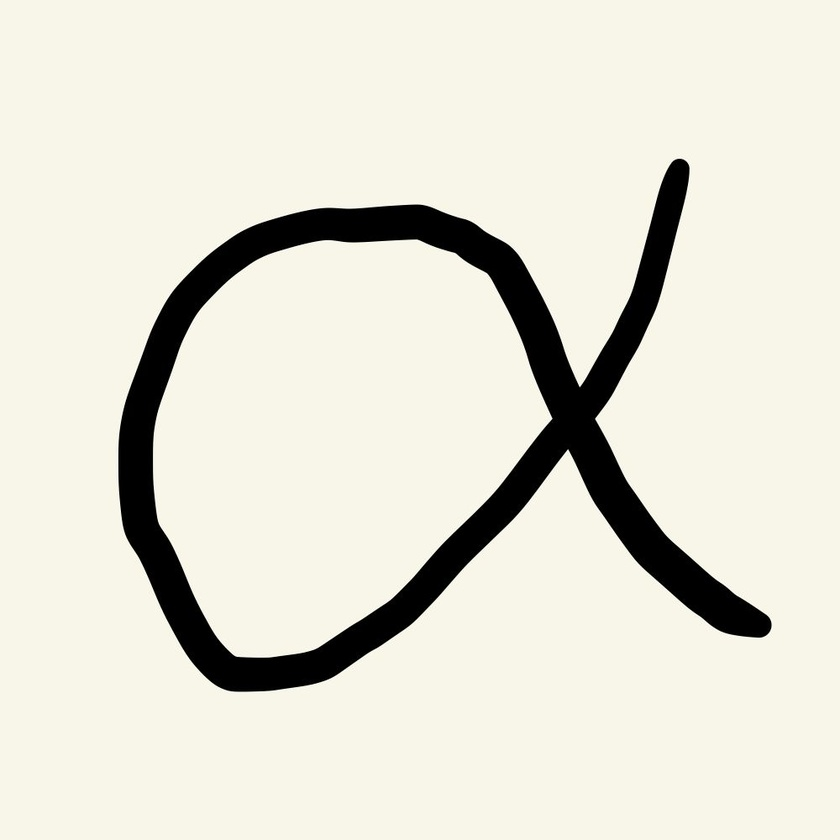
%> input picture pencil/alpha1_1000.jpg, 840 x 840 px, shrunk from 1000 x 1000 before the run
$ octave pencil.m   (GNU Octave 9; MATLAB toolbox functions it lacks are replaced by stand-ins)
%> lines starting %> are read from the running program, lines starting %| are printed output that depends on the picture; in (x1, y1, x2, y2) boxes, pixels count from 0 and x2, y2 are one past the last pixel; in counts of white or black regions, pixels touching at a corner belong together; the program's own positions count from 1
clc
close all
clear
name ='E:\study\pencil\alpha1_1000.jpg' ;
dataname = find_track( name , 1 );

function dataname = find_track( name , show  )
%> called with name = 'E:\study\pencil\alpha1_1000.jpg', show = 1
im = rgb2gray(imread(name) );

im = imadjust(im,[0.5,0.6],[0,1]) ; % 【0,0.6】参数可调，根据拍摄质量自主调节，调整灰度值
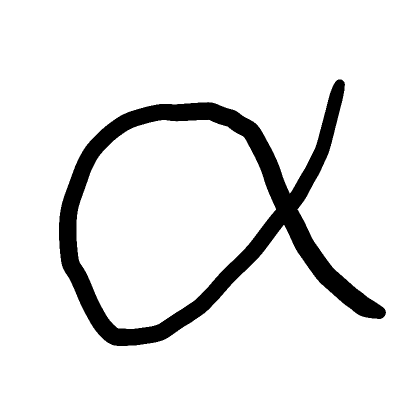
%> im: size 840x840 uint8 (shown at 1/2 size); min 0, max 255, mean 231.6
 %imshow(im);hold on
im1 = imbinarize( im , 0.5 ) ;
%> im1: size 840x840 logical; 90.8% white; 1 black region, box (x1, y1, x2, y2) and area: (118, 159, 772, 692) 64838
im1 = imcomplement(im1);
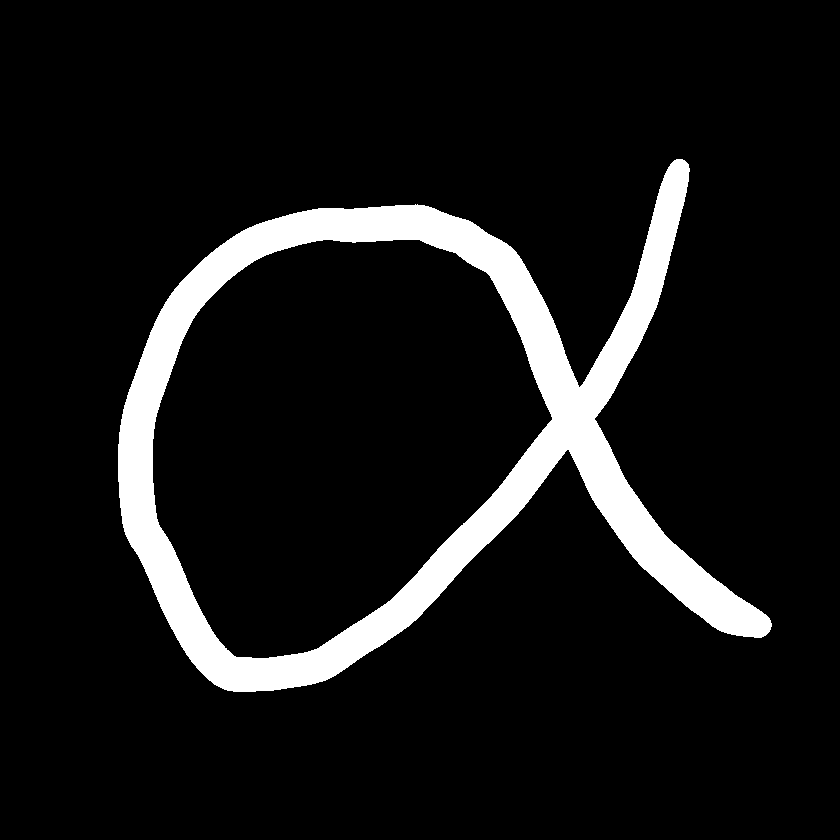
%> im1: size 840x840 logical; 9.2% white; 1 white region, box (x1, y1, x2, y2) and area: (118, 159, 772, 692) 64838
%im2 = imfill(~im1,'holes') ;
im2 = im1;
se = strel('disk',5);
im3 = imclose(im2,se) ;
%> im3: size 840x840 logical; 9.2% white; 1 white region, box (x1, y1, x2, y2) and area: (118, 159, 772, 692) 64887
se = strel('disk',10);
im3 = imclose(im3,se) ;
%> im3: size 840x840 logical; 9.2% white; 1 white region, box (x1, y1, x2, y2) and area: (118, 159, 772, 692) 65006
im3 = bwareaopen (im3,10000)  ;
% 以上为图像预处理
im4 = bwmorph(im3,'skel',Inf);
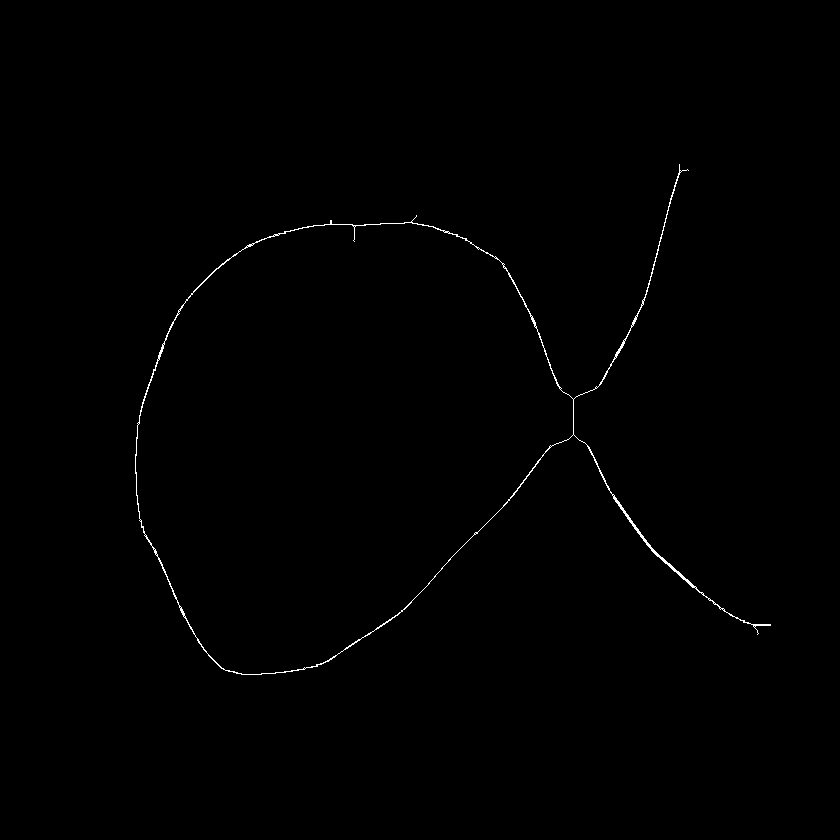
%> im4: size 840x840 logical; 0.4% white in thin lines or dots, all inside (x1, y1, x2, y2) = (135, 164, 771, 675)
im4 = bwmorph(im4,'spur',150); %提取骨架，并删除小分叉
[x,y] = find(im4) ; % 提取骨架点
%> x = 2798 values from 165 to 675; y = 2798 values from 136 to 771
if show
    figure
    imshow(im3) ; hold on
    plot(y,x,'r.'); hold on
%> after `plot(y,x,'r.')`:
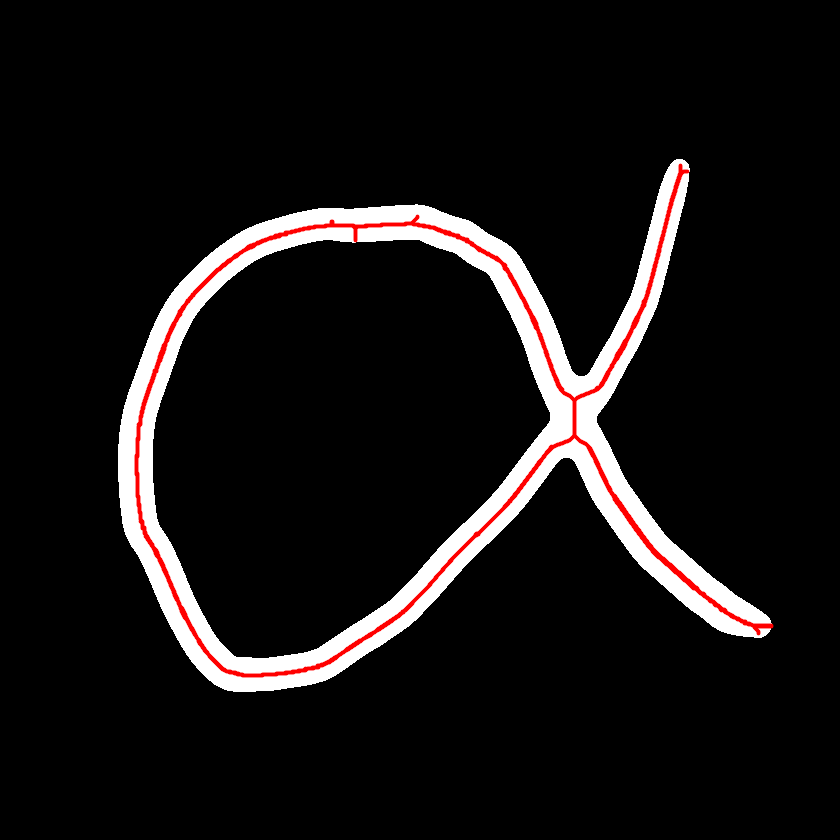
%> figure redrawn from the program's plot data
    pause
end
%寻找端点
k = 1 ;
for i = 1 : size(x,1)
    ss = sum(sum(im4(x(i)-1:x(i)+1 , y(i)-1:y(i)+1 )));
    if ss < 3 % 骨架点邻域值的和为2时，该点为端点
        m(k) = i ;
        k = k + 1 ;
    end
end
%> this loop made 2798 passes
%> ss on passes 1 to 3: 5, 5, 4
%> after the loop, k = 6; m = [1032 1210 2579 2623 2772]
x1 = x ; y1 = y ;
%> after `x1 = x`: x1 = 2798 values, max 675 at index 709, min 165 at index 2579, mean 434.8
%> after `y1 = y`: y1 = 2798 values from 136 to 771
g = [x(m(1)),y(m(1))] ;
%> g = [240 355]
x1(m(1)) = [] ;
y1(m(1)) = [] ;
if show
    figure
    imshow(im) ; hold on
    h1 = plot(y(m),x(m),'r.'); hold on
    h2 = quiver(1,1,1,1,100,'color','r'); hold on
end
while 1 % 轨迹点连线
    d = sqrt( (x1 - g(end,1)).^2 + (y1 - g(end,2)).^2 ) ;
    b = find(d == min(d)) ;
    g = [g;  [x1(b(1)),y1(b(1))] ] ;
    x1(b) = [] ;
    y1(b) = [] ;
    if show
        set(h1 , 'Xdata',g(:,2),'Ydata',g(:,1)) ; pause(0.000001)
    end
    if isempty(x1) | isempty(b)
        break
    end
end
%> this loop made 2402 passes
%> b on passes 6 to 8: 1026, 1025, 1024
%> after the loop, g = 2403 rows, first 12: [240 355; 239 355; 238 355; 237 355; 236 355; 235 355; 234 355; 233 355; 232 355; 231 355; 230 355; 229 355]
%> `dataname = find_track( name , 1 );`:
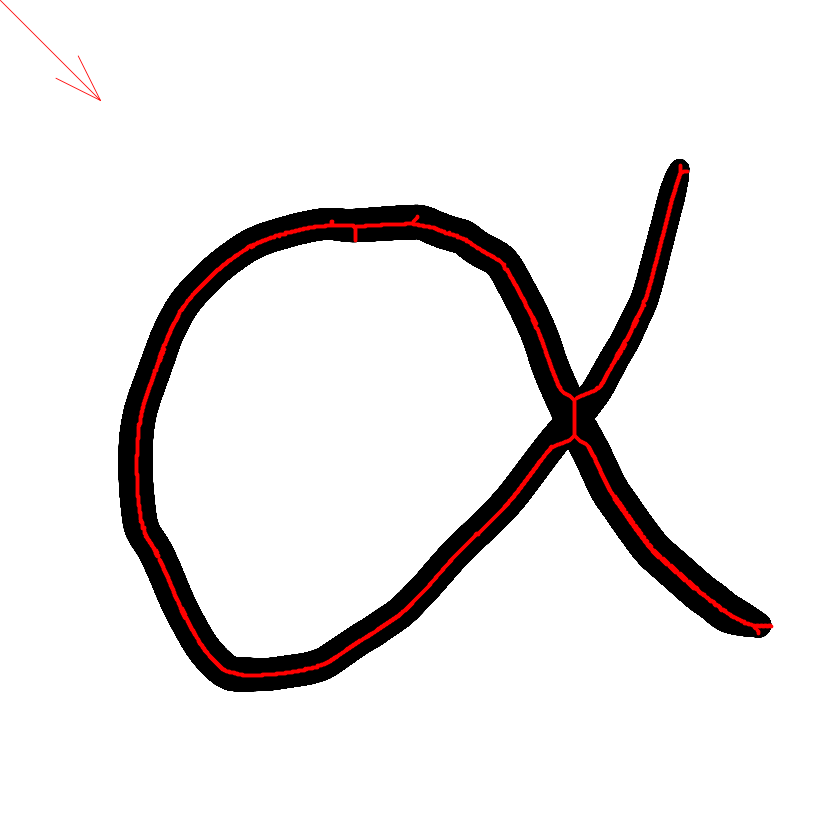
%> figure redrawn from the program's plot data


dataname = name ;
dataname(end-2:end) = 'xls' ;
dataname = strcat(dataname , 'x') ;
xlswrite(dataname ,g)

end

$ run again, with pencil/alpha2_1000.jpg copied over pencil/alpha1_1000.jpg
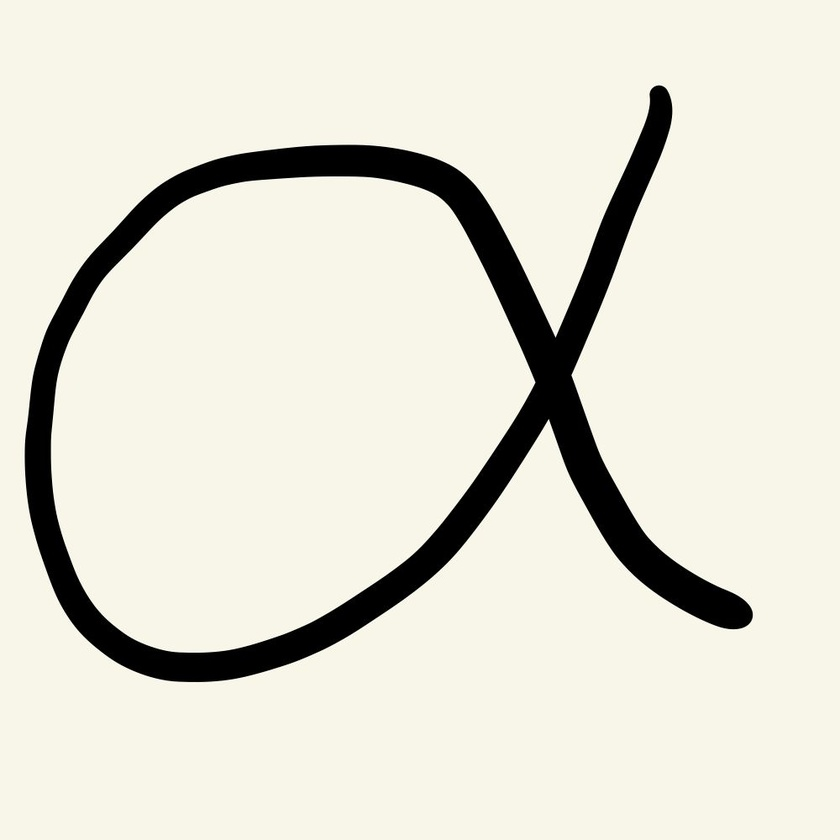
%> input picture pencil/alpha2_1000.jpg, 840 x 840 px, shrunk from 1000 x 1000 before the run
%> x = 2994 values from 88 to 668; y = 2994 values from 38 to 749
%> in find_track, `plot(y,x,'r.')`:
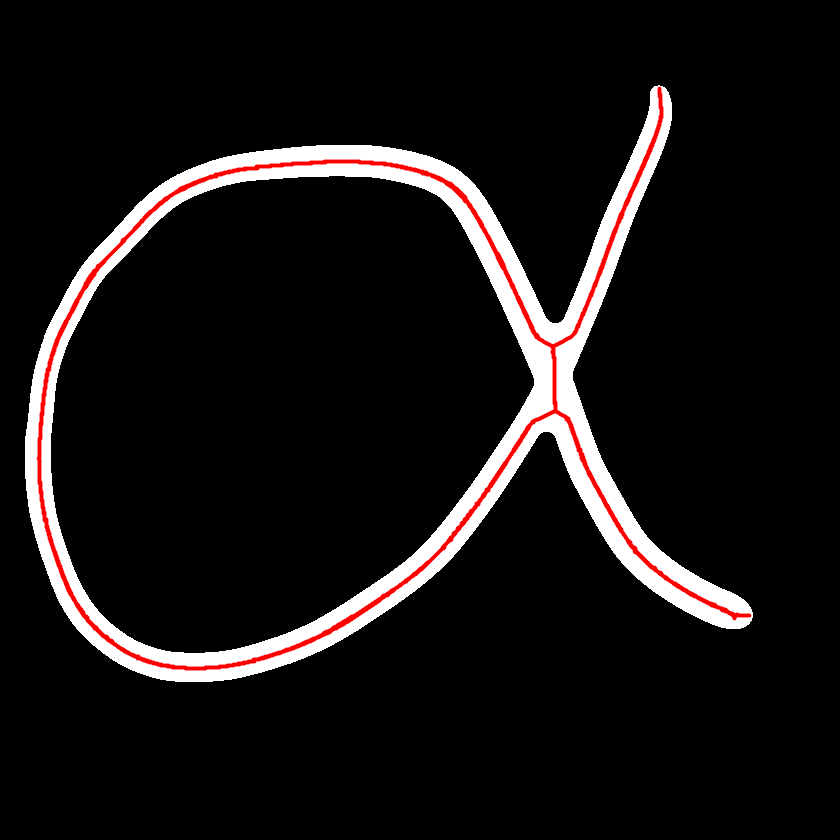
%> figure redrawn from the program's plot data
%> the loop in find_track, `for i = 1 : size(x,1)` made 2994 passes
%> ss on passes 1 to 3: 3, 4, 4
%> after the loop in find_track, `for i = 1 : size(x,1)`: k = 4; m = [2812 2978 2994]
%> x1 = 2994 values, max 668 at index 819, min 88 at index 2812, mean 401.5
%> y1 = 2994 values from 38 to 749
%> in find_track, `g = [x(m(1)),y(m(1))] ;`: g = [88 659]
%> the loop in find_track, `while 1` made 2613 passes
%> b on passes 6 to 8: 2812, 2820, 2820
%> after the loop in find_track, `while 1`: g = 2614 rows, first 12: [88 659; 89 659; 90 659; 91 659; 92 659; 93 659; 94 659; 94 660; 95 660; 96 659; 97 660; 98 660]
%> `dataname = find_track( name , 1 );`:
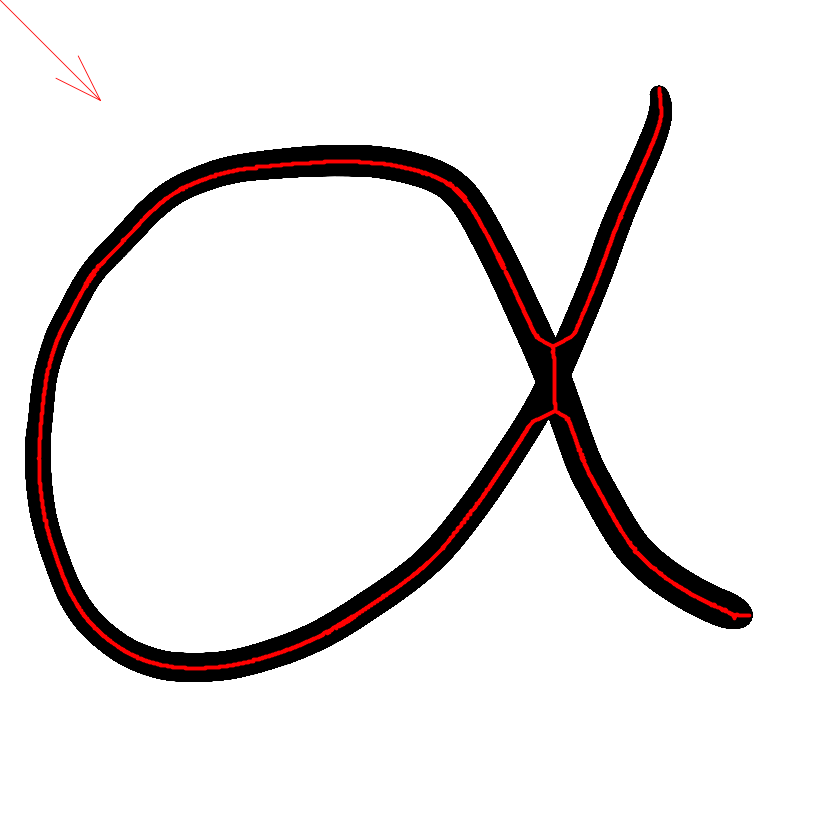
%> figure redrawn from the program's plot data

$ run again, with pencil/alpha3_1000.jpg copied over pencil/alpha1_1000.jpg
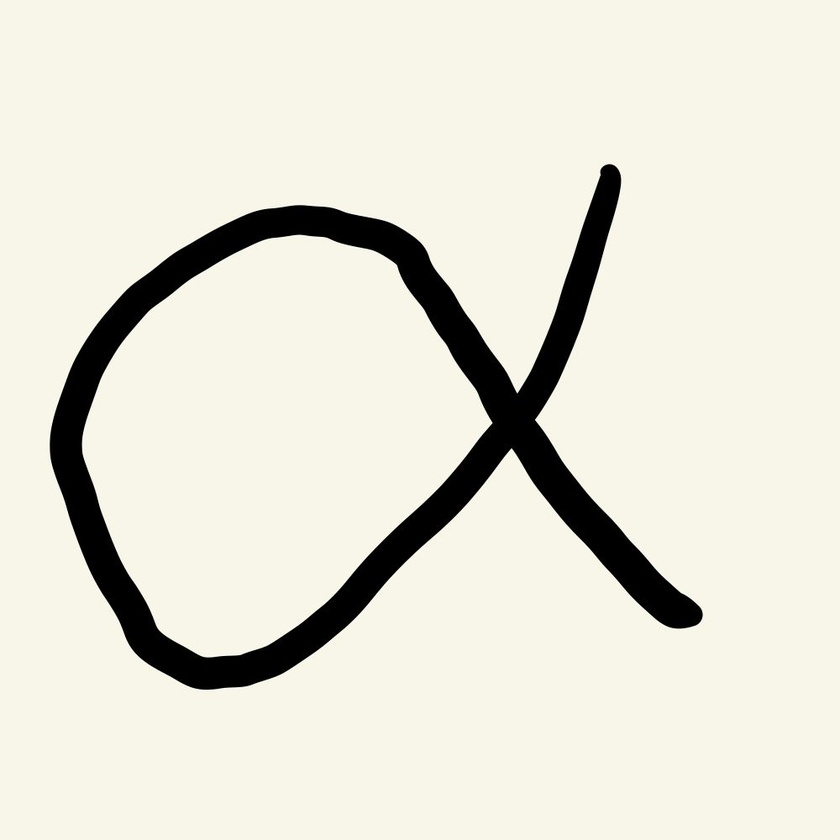
%> input picture pencil/alpha3_1000.jpg, 840 x 840 px, shrunk from 1000 x 1000 before the run
%> x = 2678 values from 170 to 683; y = 2678 values from 67 to 700
%> in find_track, `plot(y,x,'r.')`:
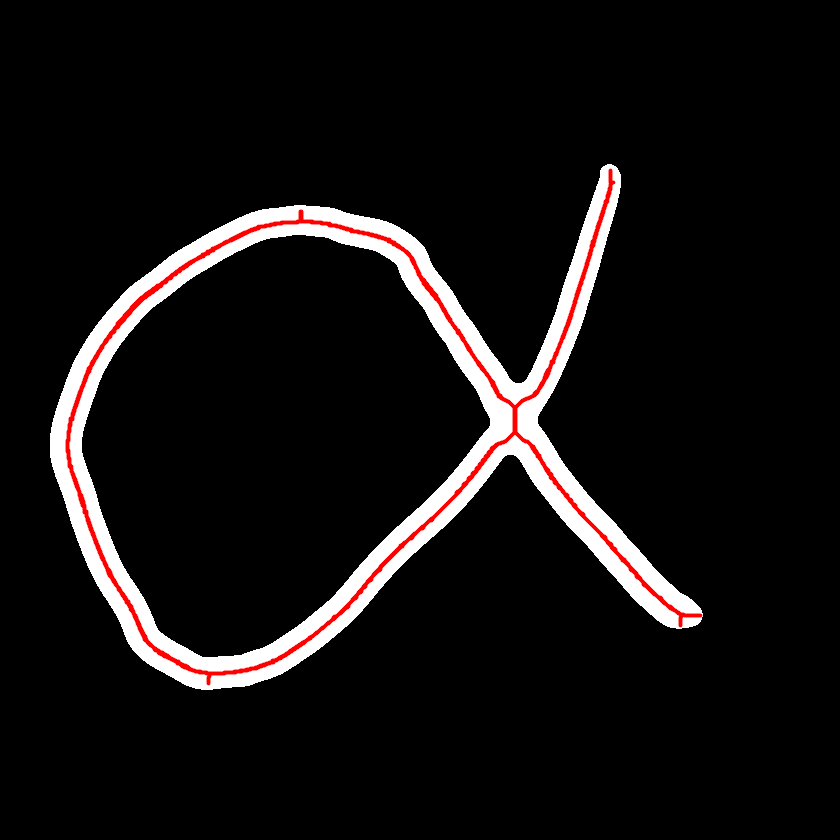
%> figure redrawn from the program's plot data
%> the loop in find_track, `for i = 1 : size(x,1)` made 2678 passes
%> ss on passes 1 to 3: 4, 4, 3
%> after the loop in find_track, `for i = 1 : size(x,1)`: k = 6; m = [876 2495 2525 2656 2678]
%> x1 = 2678 values, max 683 at index 876, min 170 at index 2495, mean 425.8
%> y1 = 2678 values from 67 to 700
%> in find_track, `g = [x(m(1)),y(m(1))] ;`: g = [683 208]
%> the loop in find_track, `while 1` made 2270 passes
%> b on passes 6 to 8: 870, 874, 873
%> after the loop in find_track, `while 1`: g = 2271 rows, first 12: [683 208; 682 208; 681 208; 680 208; 679 208; 678 208; 677 208; 676 209; 675 209; 674 209; 673 209; 673 208]
%> `dataname = find_track( name , 1 );`:
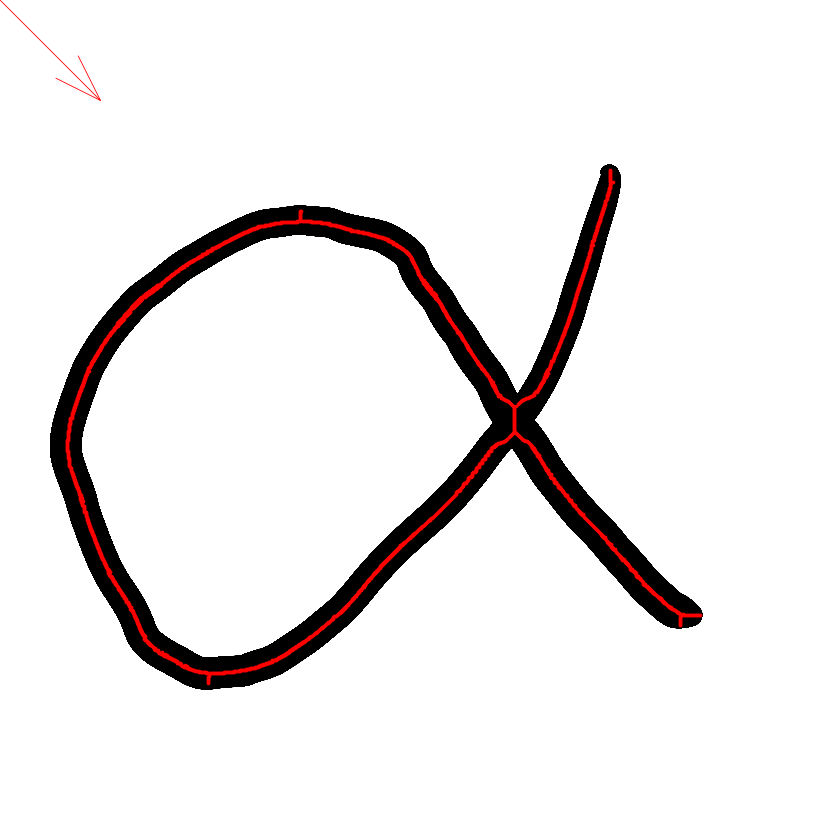
%> figure redrawn from the program's plot data
